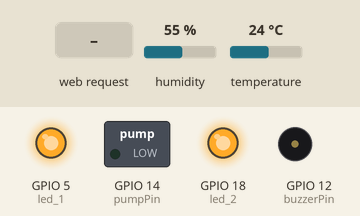
The sketch below on a simulated ESP32. Shown: switched loads named in the sketch (green lamp = pin HIGH), output pins drawn as LEDs (lit = HIGH), buzzer (waves = sounding). Inputs (shaded band) come from the test bench; at power-on: temperature 24 °C, humidity 55 %. WiFi joins after 1.5 s; servers stay silent unless stated; what the sketch prints to the serial monitor is not drawn.

Above: at 2.7 s.
2.8 s: temperature set to 34 °C
4.7 s: temperature set to 37 °C
At 6.7 s:
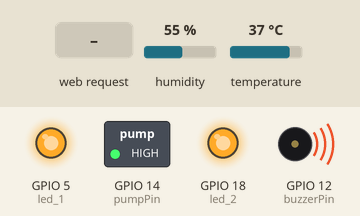
7.0 s: HTTP request GET /toggleD1 received
At 7.8 s:
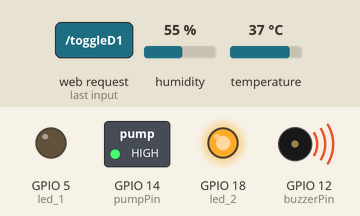
8.5 s: HTTP request GET /toggleD2 received
At 9.0 s:
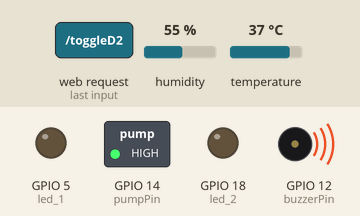
10.0 s: temperature set to 12 °C
At 12.0 s:
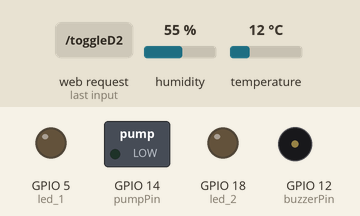
13.1 s: HTTP request GET /toggleD1 received
At 13.7 s:
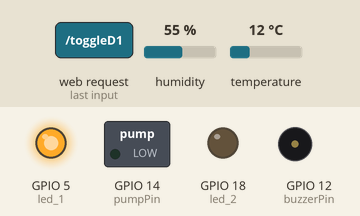
Timing chart, 0 to 15.6 s (numbered marks = the images above; inputs shaded):
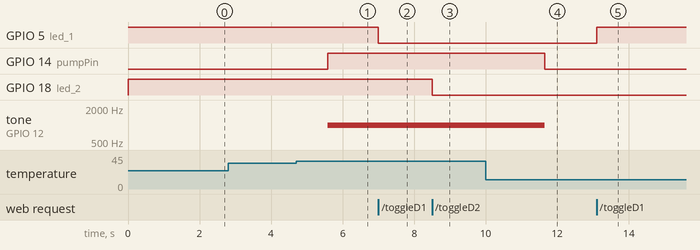

The sketch:

ESP32_WebServer_DHT11.ino
```cpp
#include <WiFi.h>
#include <WiFiClient.h>
#include <WebServer.h>
#include <DHT.h>
#include "html.h"


const char* ssid = "Tiem Giay 2hand";
const char* pass = "0799423557";


DHT dht(4, DHT11);
const int buzzerPin = 12;
const int pumpPin = 14;
const int led_1 = 5;
const int led_2 = 18;
bool isLed_1_On = false;
bool isLed_2_On = false;
bool isBuzzerOn = false;
bool isPumpOn = false;
float threshold = 35.0;
bool checkTemperature = false;
WebServer server(80);

void setup(void) {

  Serial.begin(115200);
  dht.begin();
  pinMode(led_1,OUTPUT);
  pinMode(led_2,OUTPUT);
  digitalWrite(led_1,HIGH);
  digitalWrite(led_2,HIGH);
  pinMode(buzzerPin, OUTPUT);
  digitalWrite(buzzerPin, LOW);
  pinMode(pumpPin, OUTPUT);
  digitalWrite(pumpPin, LOW);


  WiFi.mode(WIFI_STA);
  WiFi.begin(ssid, pass);
  Serial.println("");

  while (WiFi.status() != WL_CONNECTED) {
    delay(500);
    Serial.print(".");
  }

  Serial.println("");
  Serial.print("Connected to ");
  Serial.println(ssid);
  Serial.print("IP address: ");
  Serial.println(WiFi.localIP());

  server.on("/", mainpage);
  server.on("/dataDHT",get_dataDHT);
  server.on("/toggleD1",toggle_led1);
  server.on("/toggleD2",toggle_led2);
  server.begin();
  Serial.println("HTTP server started");
}

void loop(void) {
  server.handleClient();
  float temperature = readDHTTemperature();
  float humidity = readDHTHumidity();
  checkBuzzer(temperature);
  checkPump(temperature);
  delay(1);//allow the cpu to switch to other tasks
}
void mainpage(){
  String s = FPSTR(MainPage);
  server.send(200,"text/html",s);
}

void toggle_led1(){
  if(isLed_1_On){
    digitalWrite(led_1,HIGH);
    isLed_1_On = false;
  }else{
    digitalWrite(led_1,LOW);
    isLed_1_On = true;
  }
  server.send(200,"text/html","TOGGLE LED 1");
}

void toggle_led2(){
  if(isLed_2_On){
    digitalWrite(led_2,HIGH);
    isLed_2_On = false;
  }else{
    digitalWrite(led_2,LOW);
    isLed_2_On = true;
  }
  server.send(200,"text/html","TOGGLE LED 2");
}
// void off_D1(){
//   digitalWrite(led_1,HIGH);
//   webServer.send(200,"text/html","CHÂN D1 ĐÃ OFF");
// }
// void on_D2(){
//   digitalWrite(led_2,LOW);
//   webServer.send(200,"text/html","CHÂN D2 ĐÃ ON");
// }
// void off_D2(){
//   digitalWrite(led_2,HIGH);
//   webServer.send(200,"text/html","CHÂN D2 ĐÃ OFF");
// }

float readDHTTemperature() {
  float t = dht.readTemperature();
  if (isnan(t)) {
    Serial.println("Failed to read from DHT sensor!");
    return -1;
  }
  else {
    Serial.print("Temperature: ");
    Serial.print(t);
    Serial.println("°C");
    return t;
  }
}

float readDHTHumidity() {
  float h = dht.readHumidity();
  if (isnan(h)) {
    Serial.println("Failed to read from DHT sensor!");
    return -1;
  }
  else {
    Serial.print("Humidity: ");
    Serial.print(h);
    Serial.println("%");
    return h;
  }
}

void checkBuzzer(float temperature) {
  if (temperature > threshold) {
    tone(buzzerPin, 1000);  // Bật còi
    isBuzzerOn = true;
  } else {
    noTone(buzzerPin); // Tắt còi
    isBuzzerOn = false;
  }
}

void checkPump(float temperature) {
  if (temperature > threshold) {
    digitalWrite(pumpPin, HIGH);
    isPumpOn = true;
  // server.send(200, "text/html", "ON");
  } else {
    digitalWrite(pumpPin, LOW);
    isPumpOn = false;
  // server.send(200, "text/html", "OFF");
  }
}

String get_status_pump(){
  if (isPumpOn) {
  return "ON";
  } else {
  return "OFF";
  }
}

String get_status_buzzer(){
  if (isPumpOn) {
  return "ON";
  } else {
  return "OFF";
  }
}


void get_dataDHT(){
  float temperature = readDHTTemperature(); // Đọc nhiệt độ từ cảm biến DHT
  float Humidity = readDHTHumidity(); // Đọc nhiệt độ từ cảm biến DHT
  String buzzer = get_status_buzzer();
  String pump = get_status_pump();
  String temperatureStr = String(temperature);
  String HumidityStr = String(Humidity);
  String s = "{\"Temperature\": \""+ temperatureStr +"\",\"Humidity\": \""+ HumidityStr +"\",\"Pump\": \""+ pump +"\",\"Buzzer\": \""+ buzzer +"\"}";
  server.send(200, "text/html", s); // Gửi nhiệt độ dưới dạng chuỗi

}
```

Source omitted: html.h (21283 bytes)

Measured:
- the behaviour switches between 35 and 36 °C on temperature (found by bisection; images 0 and 1)
- after the input at 4.7 s, GPIO 14 (pumpPin): LOW → HIGH after 0.88 s; tone on GPIO 12 (buzzerPin): silent → 1000 Hz after 0.88 s
- after the input at 7.0 s, GPIO 5 (led_1): HIGH → LOW at once
- after the input at 8.5 s, GPIO 18 (led_2): HIGH → LOW at once
- after the input at 10.0 s, GPIO 14 (pumpPin): HIGH → LOW after 1.7 s; tone on GPIO 12 (buzzerPin): 1000 Hz → silent after 1.7 s
- after the input at 13.1 s, GPIO 5 (led_1): LOW → HIGH at once
